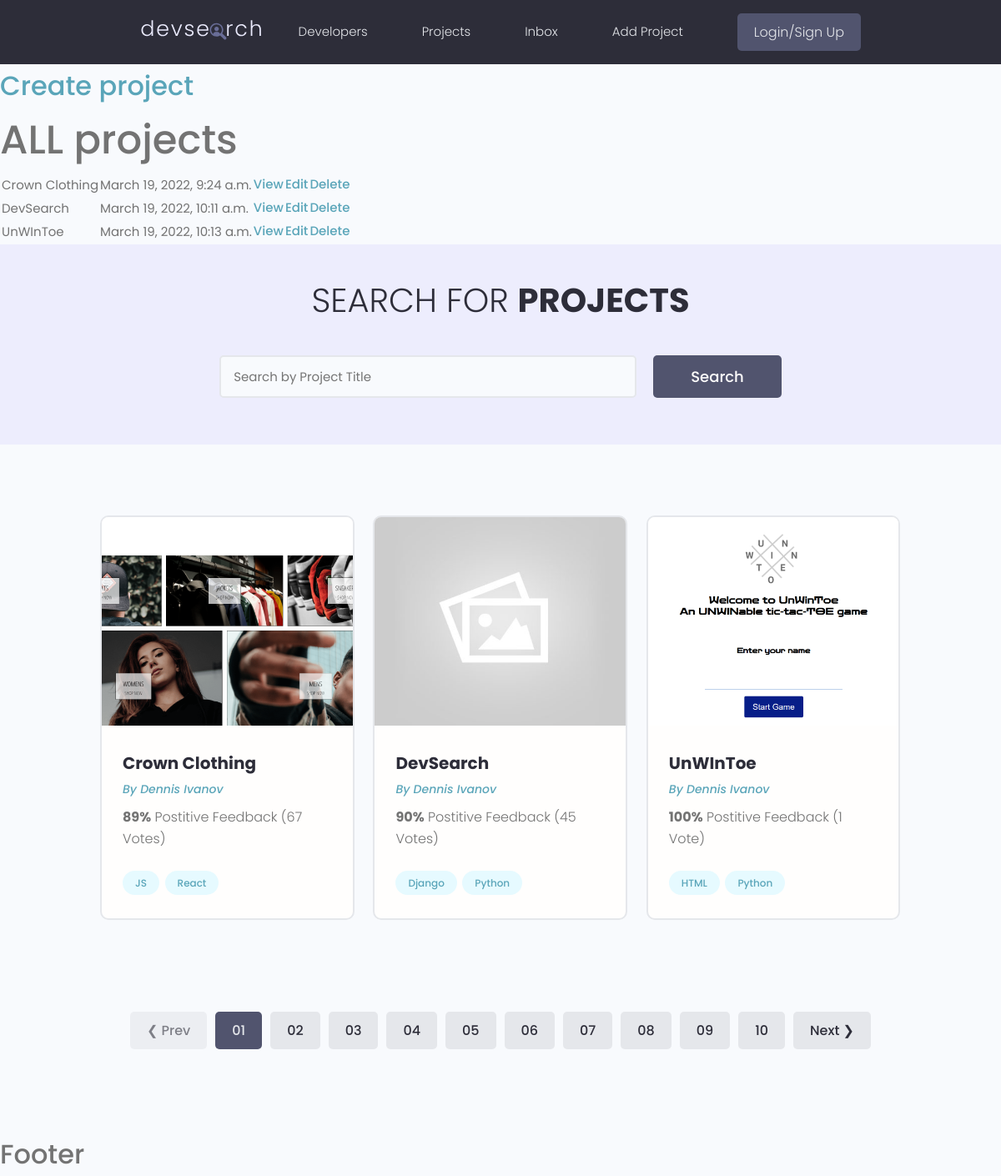
The page / on the database its author committed.
### projects/models.py (models this page shows, shortened)
class Project(models.Model):
    title = models.CharField(max_length=200)
    description = models.TextField(null=True, blank = True)
    featuredImage = models.ImageField(null=True, blank=True, default='default.jpg')
    demo_link = models.CharField(max_length=2000, null=True, blank = True)
    source_link = models.CharField(max_length=2000, null=True, blank = True)
    tags = models.ManyToManyField('Tag', blank=True)
    vote_total = models.IntegerField(default=0, null=True, blank=True)
    vote_ratio = models.IntegerField(default=0, null=True, blank=True)
    created = models.DateTimeField(auto_now_add=True)
    id = models.UUIDField(default=uuid.uuid4, unique=True, primary_key=True, editable=False)

class Tag(models.Model):
    name = models.CharField(max_length=200)
    created = models.DateTimeField(auto_now_add=True)
    id = models.UUIDField(default=uuid.uuid4, unique=True, primary_key=True, editable=False)
    def __str__(self):
        return self.name

### projects/views.py (the view)
# urls.py: path('', include('projects.urls') )
def projects(request):
    projectList = Project.objects.all()
    return render(request, 'projects/projects.html', {'projects': projectList})

### projects/templates/projects/projects.html (shortened to what this page needs)
{% extends 'main.html' %}
{% block content %}
<h3><a href="{% url 'createProject' %}">Create project</a></h3>
<h1>ALL projects</h1>
<table>
    {% for project in projects %}
    <tr>
        <td>{{project.title}}</td>
        <td>{{project.created}}</td>
        <td><a href="{% url 'project' project.id %}">View</a></td>
        <td><a href="{% url 'editProject' project.id %}">Edit</a></td>
        <td><a href="{% url 'deleteProject' project.id %}">Delete</a></td>
    </tr>
    {% endfor %}
</table>
<main class="projects">
    <section class="hero-section text-center">
      <div class="container container--narrow">
        <div class="hero-section__box">
          <h2>Search for <span>Projects</span></h2>
        </div>
        <div class="hero-section__search">
          <form class="form" action="#" method="get">
            <div class="form__field">
              <input class="input input--text" id="formInput#search" type="text" name="text"
                placeholder="Search by Project Title" />
            </div>
            <input class="btn btn--sub btn--lg" type="submit" value="Search" />
          </form>
        </div>
      </div>
    </section>
    <section class="projectsList">
      <div class="container">
        <div class="grid grid--three">
            {% for project in projects %}
                <div class="column">
                    <div class="card project">
                    <a href="{% url 'project' project.id %}" class="project">
                        <img class="project__thumbnail" src="{{ project.featuredImage.url }}"" alt="project thumbnail" />
                        <div class="card__body">
                        <h3 class="project__title">{{project.title}}</h3>
                        <p><a class="project__author" href="profile.html">By Dennis Ivanov</a></p>
                        <p class="project--rating">
                            <span style="font-weight: bold;">{{ project.vote_ratio}}%</span> Postitive
                            Feedback ({{ project.vote_total }} Vote{{ project.vote_total|pluralize:'s'}})
                        </p>
                        <div class="project__tags">
                            {% for tag in project.tags.all %}
                                <span class="tag tag--pill tag--main">
                                    <small>{{ tag }}</small>
                                </span>
                            {% endfor %}
                        </div>
                        </div>
                    </a>
                    </div>
                </div>
            {% endfor %}
        </div>
      </div>
    </section>
    <div class="pagination">
      <ul class="container">
        <li><a href="#" class="btn btn--disabled">&#10094; Prev</a></li>
        <li><a href="#" class="btn btn--sub">01</a></li>
        <li><a href="#" class="btn">02</a></li>
        <li><a href="#" class="btn">03</a></li>
        <li><a href="#" class="btn">04</a></li>
        <li><a href="#" class="btn">05</a></li>
        <li><a href="#" class="btn">06</a></li>
        <li><a href="#" class="btn">07</a></li>
        <li><a href="#" class="btn">08</a></li>
        <li><a href="#" class="btn">09</a></li>
        <li><a href="#" class="btn">10</a></li>
        <li><a href="#" class="btn">Next &#10095;</a></li>
      </ul>
    </div>
  </main>
{% endblock content %}

### static/styles/app.css (style rules this page uses)
:root { --color-sub: #2d2d39; }
.btn--sub { background-color: var(--color-sub-light); }
.card { border: 2px solid var(--color-light); }
img { width: 100%; }
.hero-section { height: 40vh; display: flex; align-items: center; background-color: var(--color-sub); }
.hero-section__box { margin-bottom: 4rem; }
.hero-section__box > h2, .hero-section__box > h2 > span { font-size: 4rem; color: var(--color-light); line-height: 1.3; text-transform: uppercase; }
.hero-section__box > h2 { font-weight: 300; }
.hero-section__box > h2 > span { font-weight: 700; }
.hero-section__search > .form { display: flex; align-items: center; justify-content: center; gap: 2rem; }
.hero-section__search > .form input.input--text { width: 50rem; }
.pagination { margin-top: 8rem; margin-bottom: 10rem; }
.pagination > ul { flex-wrap: wrap; list-style: none; display: flex; align-items: center; justify-content: center; gap: 1rem; }
.pagination .btn { color: var(--color-sub); }
.pagination .btn.btn--sub { color: var(--color-light); }
.project__author { font-size: 1.4rem; font-style: italic; }
.project--rating { margin-bottom: 1.6em; margin-top: .5em; }
.projects > .hero-section { background: var(--color-sub-lighter); height: 30vh; }
.projects .hero-section__box { margin-bottom: 2.5rem; }
.projects .hero-section__box > h2 { color: var(--color-sub); }
.projects .hero-section__box > h2 > span { font-weight: 700; color: var(--color-sub); }
.projectsList { margin-top: 8rem; }
.project__thumbnail { height: 25rem; object-fit: cover; object-position: top center; }
.project__title { font-size: 2rem; font-weight: 700; color: var(--color-sub); }

### static/uikit/styles/modules/_variables.css (style rules this page uses)
:root { --color-main: #5aa5b9; --color-main-light: #e6faff; --color-sub: #3f4156; --color-sub-light: #51546e; --color-sub-lighter: #ededfd; --color-text: #737373; --color-gray: #8b8b8b; --color-light: #e5e7eb; --color-light-gray: #767676; --color-bg: #f8fafd; --color-white: #fffefd; --color-white-light: #f3f3f3; --color-success: #359e64; --color-success-bg: #def8e8; --color-error: #fc4b0b; --color-error-bg: #fff2ee; --font-base: 'Poppins', arial, helvetica, 'Segoe UI', roboto, ubuntu, sans-serif; --font-monospace: 'Fira Code', 'Courier New', courier, monospace; --font-regular: 300; --font-medium: 500; --font-bold: 700; --generic-shadow: 1px 1px 5px #00000010; --generic-transition: all 0.3s ease-in-out; }

### static/uikit/styles/modules/_base.css (style rules this page uses)
* { margin: 0; padding: 0; box-sizing: border-box; text-rendering: optimizeLegibility; color: inherit; font-size: inherit; }
html { font-size: 50%; }
@media only screen and (min-width: 480px) { html { font-size: 56.25%; } }
@media only screen and (min-width: 1200px) { html { font-size: 62.5%; } }
body { line-height: 1.6; font-weight: 400; font-size: 1.5rem; color: var(--color-text); background-color: var(--color-bg); min-height: 100vh; }

### static/uikit/styles/modules/_typography.css (style rules this page uses)
* { font-family: var(--font-base); }
h1 { font-size: 4.8rem; font-weight: var(--font-medium); }
h2 { font-size: 3.6rem; font-weight: var(--font-bold); }
h3 { font-size: 3.2rem; font-weight: var(--font-medium); }
p, span, strong { font-size: 1.6rem; color: var(--color-text); font-weight: var(--font-regular); }
a { padding-bottom: 2px; text-decoration: none; display: inline-block; color: var(--color-main); font-weight: var(--font-medium); }

### static/uikit/styles/modules/_utilities.css (style rules this page uses)
.container { width: 92%; max-width: 165rem; margin: 0 auto; box-sizing: border-box; }
.container--narrow { width: 92%; max-width: 120rem; }
@media screen and (min-width: 1000px) { .container { width: 90%; } }
@media screen and (min-width: 1000px) { .container--narrow { width: 85%; } }
@media screen and (min-width: 1200px) { .container { width: 80%; } }
@media screen and (min-width: 1200px) { .container--narrow { width: 72%; } }
.text-center { text-align: center; }

### static/uikit/styles/modules/_button.css (style rules this page uses)
.btn { display: inline-block; position: relative; cursor: pointer; background-color: var(--color-light); font-weight: var(--font-medium); color: var(--color-sub); text-decoration: none; padding: 1rem 2rem; border-radius: 0.5rem; border: none; width: -webkit-fit-content; width: -moz-fit-content; width: fit-content; height: -webkit-fit-content; height: -moz-fit-content; height: fit-content; font-size: 1.6rem; outline-width: 0; outline-color: transparent; -webkit-backface-visibility: hidden; backface-visibility: hidden; transition: all 0.3s ease-in-out; }
.btn:disabled, .btn--disabled { cursor: not-allowed; opacity: 0.6; }
.btn--sub { background-color: var(--color-sub); color: var(--color-white); }
.btn--lg { font-size: 1.8rem; padding: 1.2rem 4.5rem; }

### rows shown on the page
Project: title "Crown Clothing", created "March 19, 2022, 9:24 a.m.", featuredImage (picture), vote_ratio "89", vote_total "67"
Project: title "DevSearch", created "March 19, 2022, 10:11 a.m.", featuredImage (placeholder picture), vote_ratio "90", vote_total "45"
Project: title "UnWInToe", created "March 19, 2022, 10:13 a.m.", featuredImage (picture), vote_ratio "100", vote_total "1"
Tag: name "JS"
Tag: name "React"
Tag: name "Django"
Tag: name "Python"
Tag: name "HTML"
